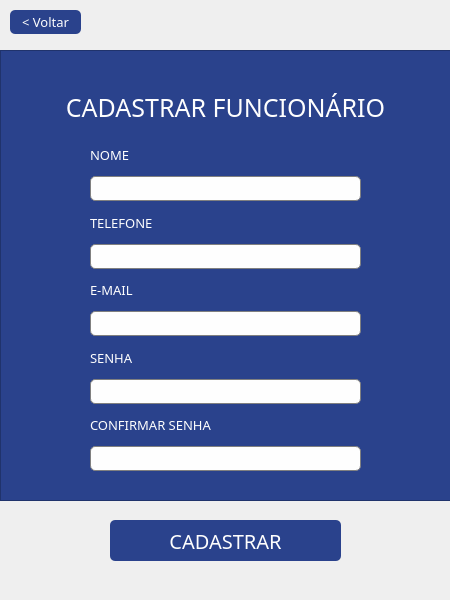
<?xml version="1.0" encoding="UTF-8"?>
<ui version="4.0">
 <class>telaCadastroUser</class>
 <widget class="QDialog" name="telaCadastroUser">
  <property name="geometry">
   <rect>
    <x>0</x>
    <y>0</y>
    <width>450</width>
    <height>600</height>
   </rect>
  </property>
  <property name="sizePolicy">
   <sizepolicy hsizetype="Fixed" vsizetype="Fixed">
    <horstretch>1</horstretch>
    <verstretch>0</verstretch>
   </sizepolicy>
  </property>
  <property name="minimumSize">
   <size>
    <width>450</width>
    <height>600</height>
   </size>
  </property>
  <property name="maximumSize">
   <size>
    <width>450</width>
    <height>600</height>
   </size>
  </property>
  <property name="sizeIncrement">
   <size>
    <width>450</width>
    <height>600</height>
   </size>
  </property>
  <property name="windowTitle">
   <string>BIBLIOTECA</string>
  </property>
  <property name="windowIcon">
   <iconset resource="arquivos.qrc">
    <normaloff>:/images/images/icone.ico</normaloff>:/images/images/icone.ico</iconset>
  </property>
  <widget class="QPushButton" name="cadastrarFuncionario_btn">
   <property name="geometry">
    <rect>
     <x>110</x>
     <y>520</y>
     <width>231</width>
     <height>41</height>
    </rect>
   </property>
   <property name="sizePolicy">
    <sizepolicy hsizetype="Minimum" vsizetype="Expanding">
     <horstretch>0</horstretch>
     <verstretch>0</verstretch>
    </sizepolicy>
   </property>
   <property name="cursor">
    <cursorShape>PointingHandCursor</cursorShape>
   </property>
   <property name="focusPolicy">
    <enum>Qt::StrongFocus</enum>
   </property>
   <property name="styleSheet">
    <string notr="true">QPushButton{font-size: 20px;
border-radius: 5px;
background-color:#2a428c;
color: #fefefe;
font-family:Franklin Gothic Heavy;}

:hover{
background-color:#3c58a0;}</string>
   </property>
   <property name="text">
    <string>CADASTRAR</string>
   </property>
   <property name="autoDefault">
    <bool>false</bool>
   </property>
  </widget>
  <widget class="QLabel" name="label_2">
   <property name="geometry">
    <rect>
     <x>190</x>
     <y>20</y>
     <width>60</width>
     <height>60</height>
    </rect>
   </property>
   <property name="styleSheet">
    <string notr="true">border-style: none;</string>
   </property>
   <property name="text">
    <string/>
   </property>
   <property name="pixmap">
    <pixmap resource="arquivos.qrc">:/images/images/888.png</pixmap>
   </property>
   <property name="scaledContents">
    <bool>true</bool>
   </property>
  </widget>
  <widget class="QPushButton" name="pushButton">
   <property name="geometry">
    <rect>
     <x>10</x>
     <y>10</y>
     <width>71</width>
     <height>24</height>
    </rect>
   </property>
   <property name="cursor">
    <cursorShape>PointingHandCursor</cursorShape>
   </property>
   <property name="focusPolicy">
    <enum>Qt::NoFocus</enum>
   </property>
   <property name="styleSheet">
    <string notr="true">QPushButton{font-size: 13px;
border-radius: 5px;
background-color:#2a428c;
color: #fefefe;
font-family:Franklin Gothic Heavy;}

:hover{
background-color:#3c58a0;}
</string>
   </property>
   <property name="text">
    <string>&lt; Voltar</string>
   </property>
  </widget>
  <widget class="QWidget" name="layoutWidget">
   <property name="geometry">
    <rect>
     <x>90</x>
     <y>140</y>
     <width>271</width>
     <height>331</height>
    </rect>
   </property>
   <layout class="QVBoxLayout" name="verticalLayout">
    <item>
     <widget class="QLabel" name="label">
      <property name="styleSheet">
       <string notr="true">color: #fefefe;
font-family:Franklin Gothic Heavy;
font-size:13px;</string>
      </property>
      <property name="text">
       <string>NOME</string>
      </property>
     </widget>
    </item>
    <item>
     <widget class="QLineEdit" name="nomeFuncionario_txt">
      <property name="minimumSize">
       <size>
        <width>0</width>
        <height>25</height>
       </size>
      </property>
      <property name="maximumSize">
       <size>
        <width>16777215</width>
        <height>25</height>
       </size>
      </property>
      <property name="focusPolicy">
       <enum>Qt::StrongFocus</enum>
      </property>
      <property name="styleSheet">
       <string notr="true">border: 1px solid grey;
  border-radius: 5px;
background-color:#fefefe;
color:#303030</string>
      </property>
     </widget>
    </item>
    <item>
     <widget class="QLabel" name="label_3">
      <property name="styleSheet">
       <string notr="true">color: #fefefe;
font-family:Franklin Gothic Heavy;
font-size:13px;</string>
      </property>
      <property name="text">
       <string>TELEFONE</string>
      </property>
     </widget>
    </item>
    <item>
     <widget class="QLineEdit" name="telefoneFuncionario_txt">
      <property name="minimumSize">
       <size>
        <width>0</width>
        <height>25</height>
       </size>
      </property>
      <property name="maximumSize">
       <size>
        <width>16777215</width>
        <height>25</height>
       </size>
      </property>
      <property name="styleSheet">
       <string notr="true">border: 1px solid grey;
  border-radius: 5px;
background-color:#fefefe;
color:#303030</string>
      </property>
     </widget>
    </item>
    <item>
     <widget class="QLabel" name="label_4">
      <property name="styleSheet">
       <string notr="true">color: #fefefe;
font-family:Franklin Gothic Heavy;
font-size:13px;</string>
      </property>
      <property name="text">
       <string>E-MAIL</string>
      </property>
     </widget>
    </item>
    <item>
     <widget class="QLineEdit" name="emailFuncionario_txt">
      <property name="minimumSize">
       <size>
        <width>0</width>
        <height>25</height>
       </size>
      </property>
      <property name="maximumSize">
       <size>
        <width>16777215</width>
        <height>25</height>
       </size>
      </property>
      <property name="styleSheet">
       <string notr="true">border: 1px solid grey;
  border-radius: 5px;
background-color:#fefefe;
color:#303030</string>
      </property>
     </widget>
    </item>
    <item>
     <widget class="QLabel" name="label_5">
      <property name="styleSheet">
       <string notr="true">color: #fefefe;
font-family:Franklin Gothic Heavy;
font-size:13px;</string>
      </property>
      <property name="text">
       <string>SENHA</string>
      </property>
     </widget>
    </item>
    <item>
     <widget class="QLineEdit" name="senhaFuncionario_txt">
      <property name="minimumSize">
       <size>
        <width>0</width>
        <height>25</height>
       </size>
      </property>
      <property name="maximumSize">
       <size>
        <width>16777215</width>
        <height>25</height>
       </size>
      </property>
      <property name="styleSheet">
       <string notr="true">border: 1px solid grey;
  border-radius: 5px;
background-color:#fefefe;
color:#303030</string>
      </property>
      <property name="echoMode">
       <enum>QLineEdit::Password</enum>
      </property>
     </widget>
    </item>
    <item>
     <widget class="QLabel" name="label_6">
      <property name="styleSheet">
       <string notr="true">color: #fefefe;
font-family:Franklin Gothic Heavy;
font-size:13px;</string>
      </property>
      <property name="text">
       <string>CONFIRMAR SENHA</string>
      </property>
     </widget>
    </item>
    <item>
     <widget class="QLineEdit" name="senhaFuncionarioConfirma_txt">
      <property name="minimumSize">
       <size>
        <width>0</width>
        <height>25</height>
       </size>
      </property>
      <property name="maximumSize">
       <size>
        <width>16777215</width>
        <height>25</height>
       </size>
      </property>
      <property name="styleSheet">
       <string notr="true">border: 1px solid grey;
  border-radius: 5px;
background-color:#fefefe;
color:#303030</string>
      </property>
      <property name="echoMode">
       <enum>QLineEdit::Password</enum>
      </property>
     </widget>
    </item>
   </layout>
  </widget>
  <widget class="QFrame" name="frame">
   <property name="geometry">
    <rect>
     <x>0</x>
     <y>50</y>
     <width>451</width>
     <height>451</height>
    </rect>
   </property>
   <property name="styleSheet">
    <string notr="true">background-color:#2a428c;
color:#fefefe;</string>
   </property>
   <property name="frameShape">
    <enum>QFrame::StyledPanel</enum>
   </property>
   <property name="frameShadow">
    <enum>QFrame::Raised</enum>
   </property>
   <widget class="QLabel" name="login_2">
    <property name="geometry">
     <rect>
      <x>40</x>
      <y>40</y>
      <width>371</width>
      <height>31</height>
     </rect>
    </property>
    <property name="styleSheet">
     <string notr="true">font-family:Franklin Gothic Heavy;
font-size:25px;
color:#fefefe;
</string>
    </property>
    <property name="text">
     <string>CADASTRAR FUNCIONÁRIO</string>
    </property>
    <property name="textFormat">
     <enum>Qt::PlainText</enum>
    </property>
    <property name="alignment">
     <set>Qt::AlignCenter</set>
    </property>
    <property name="textInteractionFlags">
     <set>Qt::TextSelectableByMouse</set>
    </property>
   </widget>
  </widget>
  <zorder>frame</zorder>
  <zorder>cadastrarFuncionario_btn</zorder>
  <zorder>label_2</zorder>
  <zorder>pushButton</zorder>
  <zorder>layoutWidget</zorder>
 </widget>
 <tabstops>
  <tabstop>nomeFuncionario_txt</tabstop>
  <tabstop>telefoneFuncionario_txt</tabstop>
  <tabstop>emailFuncionario_txt</tabstop>
  <tabstop>senhaFuncionario_txt</tabstop>
  <tabstop>senhaFuncionarioConfirma_txt</tabstop>
 </tabstops>
 <resources>
  <include location="arquivos.qrc"/>
 </resources>
 <connections/>
</ui>
